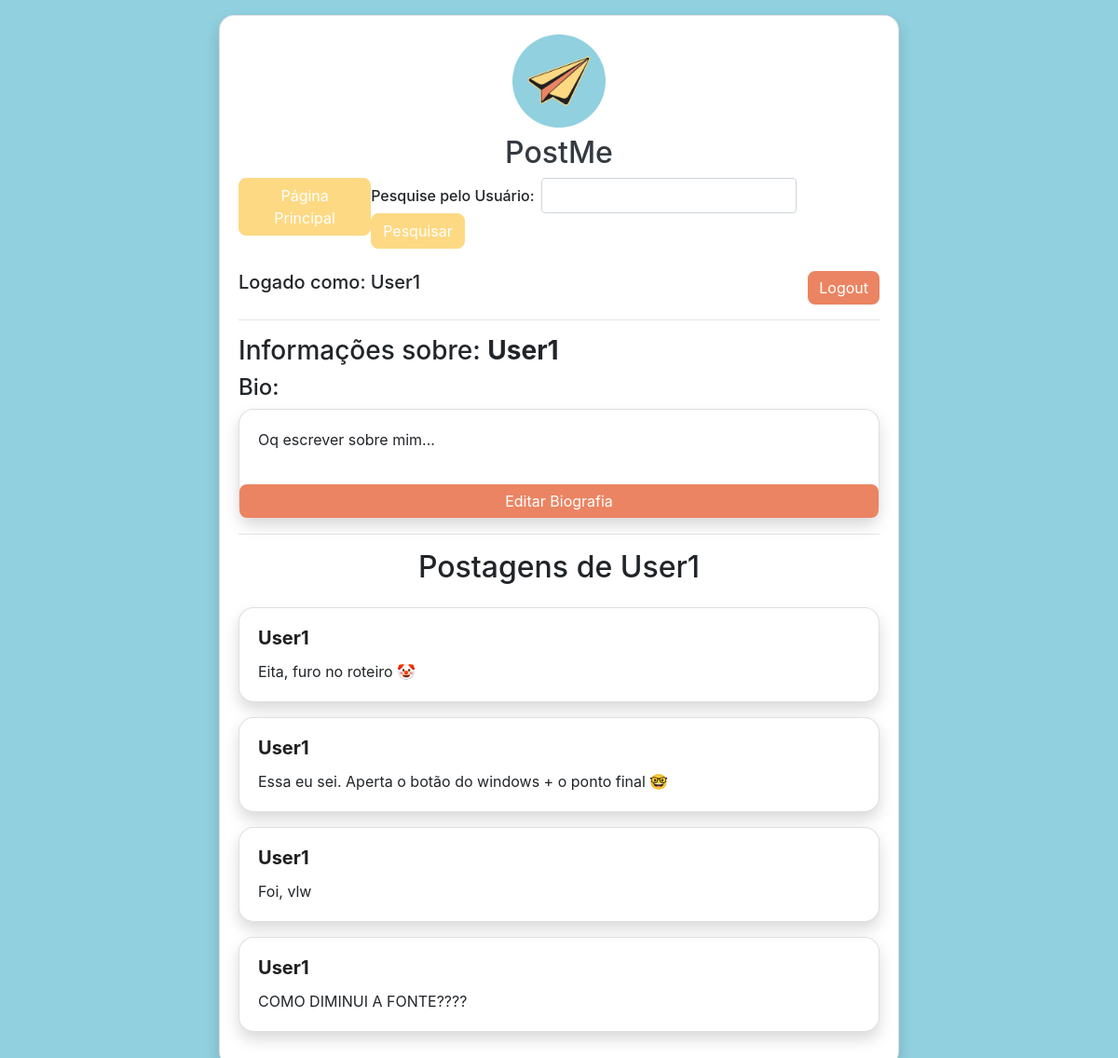
Page /public/search?username=User1 (signed in) on the committed database.
### tables this page shows
CREATE TABLE `posts` (
  `id` int NOT NULL,
  `username` varchar(60) NOT NULL,
  `texto` varchar(280) NOT NULL
);

### config/Database.php (called while the page is built, shortened)
<?php
class Database {
  private $servername = "localhost";
  private $username = "root";
  private $password = "481516";
  private $dbname = "postme";
  public function getConnection() {
    $conn = new mysqli($this->servername, $this->username, $this->password, $this->dbname);
    return $conn;
  }
}

### app/model/PostModel.php (called while the page is built, shortened)
<?php
require_once(__DIR__ . '/../../config/Database.php');
class PostModel {
  private $conn;
  public function __construct() {
    $this->conn = (new Database())->getConnection();
  }
  public function getPosts() {
    $query = "SELECT id, username, texto FROM posts ORDER BY id DESC";
    $result = $this->conn->query($query);
    return $result;
  }
}

### app/view/profile.php (the view, shortened to what this page needs)
<!DOCTYPE html>
<html lang="pt-BR">
<head>
    <link rel="stylesheet" href="https://stackpath.bootstrapcdn.com/bootstrap/4.5.2/css/bootstrap.min.css">
</head>
<body>
<div class="container mt-3">
    <div class="row justify-content-center">
        <div class="col-md-8">
            <div class="card shadow">
                <div class="card-body">
                    <h2 class="text-center">
                        <a href="/app/view/home.php" class="text-decoration-none text-dark">
                            <img src="/logo.png" alt="Logo do PostMe" style="height: 100px;">
                        </a>
                    </h2>
                    <h2 class="text-center"><a href="/app/view/home.php" class="text-decoration-none text-dark">PostMe</a></h2>
                    <div class="d-flex justify-content-between mb-4">
                        <form action="/post-me/public/home" method="get">
                            <button type="submit" class="btn btn-primary">Página Principal</button>
                        </form>
                        <form action="/post-me/public/search" method="get" class="form-inline">
                            <label for="username" class="h6 mr-2">Pesquise pelo Usuário:</label>
                            <input type="text" id="username" name="username" class="form-control mr-2" required>
                            <button type="submit" class="btn btn-primary">Pesquisar</button>
                        </form>
                    </div>
                    <div class="d-flex justify-content-between mb-3">
                        <span class="h5">Logado como: <?= isset($_SESSION['username']) ? htmlspecialchars($_SESSION['username']) : 'Guest'; ?></span>
                        <form action="/post-me/public/logout" method="post">
                            <button type="submit" class="btn btn-danger">Logout</button>
                        </form>
                    </div>
                    <hr>
                    <h3>Informações sobre: <span class="font-weight-bold"><?= isset($_SESSION['usernamesearch']) ? htmlspecialchars($_SESSION['usernamesearch']) : 'Guest'; ?></span></h3>
                    <div class="mb-3">
                        <h4>Bio:</h4>
                        <div class='card mb-3'>
                        <div class='card-body'>
                        <p><?= isset($_SESSION['searchbio']) && trim($_SESSION['searchbio']) !== '' ? htmlspecialchars($_SESSION['searchbio']) : 'Nenhuma biografia disponível'; ?></p>
                        <?php if (isset($_SESSION['usernamesearch']) && $_SESSION['usernamesearch'] === $_SESSION['username']) : ?>
                            </div>
                            <button type="button" class="btn btn-danger" data-toggle="modal" data-target="#editBioModal">Editar Biografia</button>
                        <?php endif; ?>
                        </div>
                    </div>
                    <hr>
                    <h2 class="text-center mb-4">Postagens de <?= isset($_SESSION['usernamesearch']) ? htmlspecialchars($_SESSION['usernamesearch']) : 'Guest'; ?></h2>
                    <?php
                    foreach ($posts as $post) {
                        if ($_SESSION['usernamesearch'] === $post["username"]) {
                            echo "<div class='card mb-3'>
                            <div class='card-body'>
                                <h5 class='card-title'>" . htmlspecialchars($post["username"]) . "</h5>
                                <p class='card-text'>" . htmlspecialchars($post["texto"]) . "</p>
                            </div>
                            </div>";
                        }
                    }
                    ?>
                </div>
            </div>
        </div>
    </div>
</div>
</body>
</html>

### app/view/profile.php (style rules this page uses)
body { background-color: #90D0DF; }
.card { border-radius: 1rem; background-color: #FFFFFF; box-shadow: 0 0.5rem 1rem rgba(0, 0, 0, 0.15); }
.card-title { font-weight: 700; color: #202020; }
.btn-primary, .btn-danger { border-radius: 0.5rem; }
.btn-primary { background-color: #FDD983; border-color: #FDD983; }
.btn-danger { background-color: #EB8462; border: none; }

### rows in the picture
posts: username "User1", texto "Eita, furo no roteiro 🤡"
posts: username "User1", texto "Essa eu sei. Aperta o botão do windows + o ponto final 🤓"
posts: username "User1", texto "Foi, vlw"
posts: username "User1", texto "COMO DIMINUI A FONTE????"

### other values in the picture
$_SESSION['username'] "User1"
$_SESSION['usernamesearch'] "User1"
$_SESSION['searchbio'] "Oq escrever sobre mim..."
